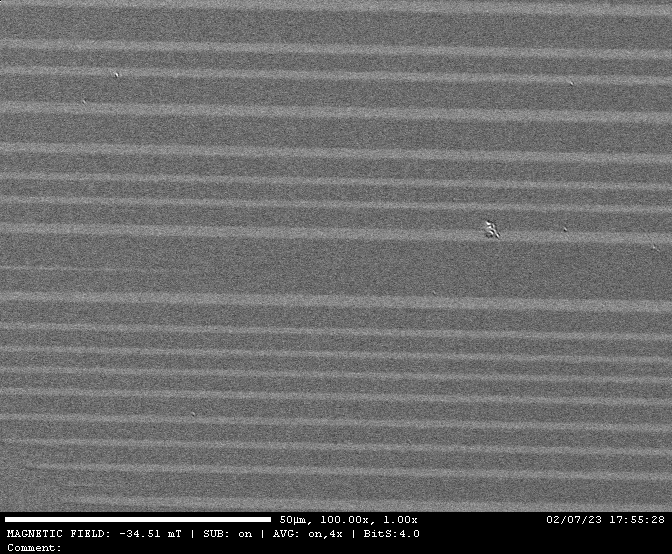
#> input picture x.png, 672 x 554 px
$ python kerr_vector_plot.py
#> lines starting #> are read from the running program, lines starting #| are printed output that depends on the picture
# -*- coding: utf-8 -*-
"""

Code to plot two images as a vector plot. Takes in two images and creates a
normalized 2d vector at each point. From this we can calculate the angle of
magnetization at this point and create a hsl colour plot.

In theory this technique is extendable to a 3D vector (i.e. transverse,
longitudinal and polar images), but this is not implemented.

Dependencies:
        skimage
        matplotlib
        numpy
        json

Defined also for the scale bars is a json file with information about
common lenses used with these microscopes. If you wish to change these,
please change this file first.

@author: Robbie G. Hunt for the Stoner group @ Leeds.

To Do:
    improve quiver functionality, try to automate point choice
    add a scale bar dependent upon the lens choice

    big job: extract arbitrary line profiles. another bit of code maybe.

"""

from skimage import io
import matplotlib.pyplot as plt
import numpy as np
from matplotlib import cm
import matplotlib as mpl
import json
from matplotlib.colors import ListedColormap, LinearSegmentedColormap
from skimage.restoration import (denoise_tv_chambolle, denoise_bilateral,
                                 denoise_wavelet, estimate_sigma)

def norm(vector):
    """ Returns the unit vector of the vector.  """
    return vector / np.linalg.norm(vector)

def VecMap(x, y, denoise=True,):
    '''
    Read in x and y data and turn into a vector map.

    Parameters
    ----------
    x : String
        filename (including .png) in direction of x-data.
    y : String
        filename (including .png) in direction of x-data.
    denoise : bool, optional
        Toggle use of wavelet denoising. The default is True.

    Returns
    -------
    vector : np.array
        Array containing 2D data at each point which represents
        the magnetization vector at that pixel.

    '''
#> called with x = 'x.png', y = 'y.png', denoise = True

    xdata = io.imread(x)
#> xdata is the input picture: shape (554, 672) uint16; min 0, max 65535, mean 27654.9
    ydata = io.imread(y)
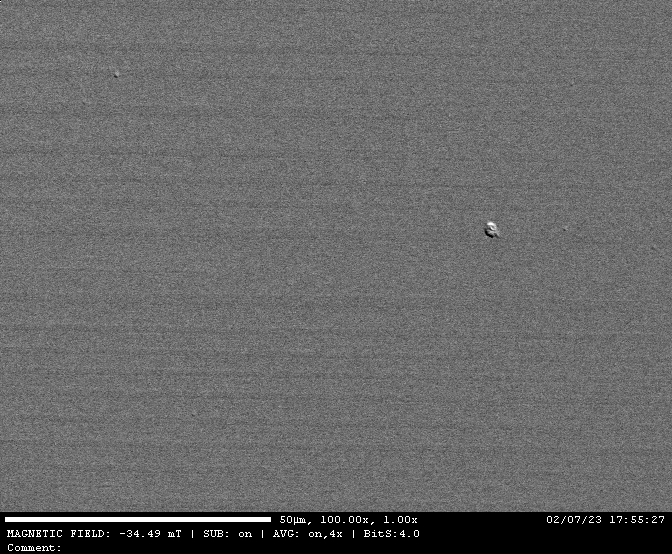
#> input picture y.png, 672 x 554 px
#> ydata is the input picture: shape (554, 672) uint16; min 0, max 65535, mean 26710.2

    # Crop out square region of data. Specify as 500 pixels, makes life easy.
    x_comp = xdata[:500, :500]
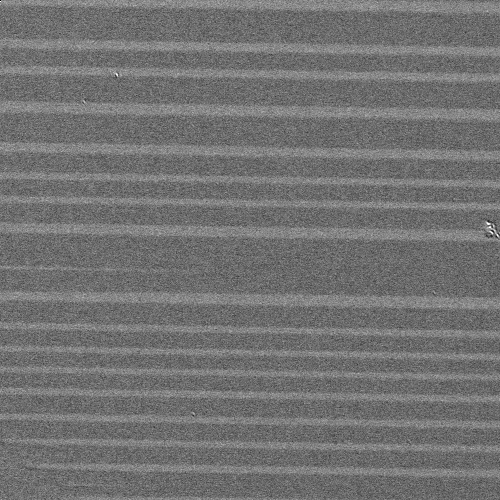
#> x_comp: shape (500, 500) uint16; min 0, max 65535, mean 29504.2; drawn with min black and max white
    y_comp = ydata[:500, :500]
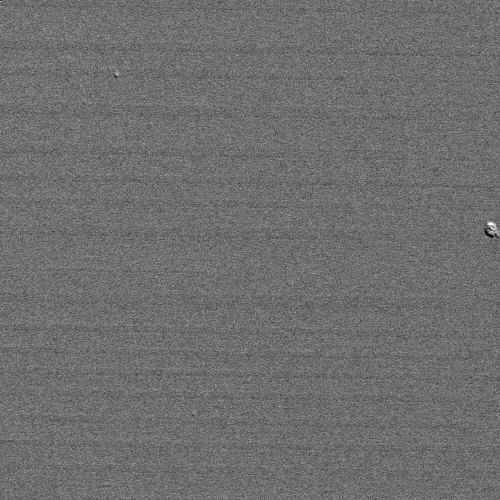
#> y_comp: shape (500, 500) uint16; min 0, max 65535, mean 28515; drawn with min black and max white

    ## Mid here is the midpoint of the data range. The denoising adjusts this
    ## So must be accounted for.

    if denoise==True:
        x_comp = denoise_wavelet(x_comp)
        y_comp = denoise_wavelet(y_comp)
        mid = 0.5
    else:
        mid = 32768
    # Create an empty vector to overwite - xpos, ypos, 2d vector
    vector = np.zeros( (500, 500, 2) )

    xindex = np.arange( np.shape(x_comp)[0] )
#> xindex = 500 values from 0 to 499
    yindex = np.arange( np.shape(x_comp)[1] )
#> yindex = 500 values from 0 to 499

    for i in xindex:
        for j in yindex:

            vec = np.array([(x_comp[i,j] - mid), (y_comp[i,j] - mid)])
    #        vec = vec - mid
            #normalise the new vector so that mx^2 + my^2 = 1
            vec = norm(vec)

            vector[i,j] = vec

    return vector

def angles(vectors):
    '''
    Parameters
    ----------
    vectors : numpy array
        3D numpy array. (x,y,2) or (x,y,3) type array where x and y are
        positions and vector information is contained as either 2d or 3d data.

    Returns
    -------
    angle : numpy array
        (x,y) array contain angular output.

    '''
    shape = np.shape(vectors)
#> shape = (500, 500, 2)
    angle = np.zeros( (shape[0], shape[1] ))

    xidx, yidx = np.arange(np.shape(angle)[0]) , np.arange(np.shape(angle)[1])
#> xidx = 500 values from 0 to 499; yidx = 500 values from 0 to 499

    for i in xidx:
        for j in yidx:
            vec = vectors[i,j,:]

            #arctan2 specifies y then x - weird function.
            theta = np.arctan2( vec[1], vec[0] )

            angle[i,j] = theta
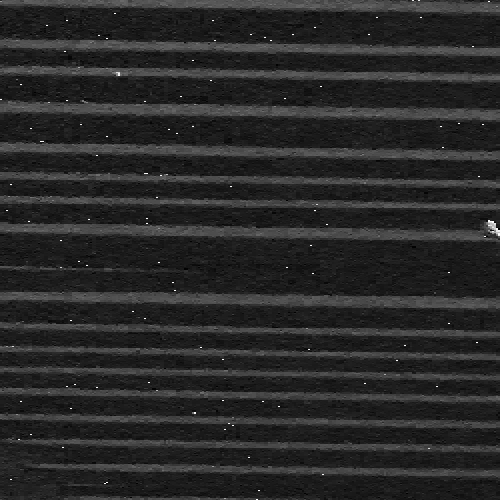
#> angle: shape (500, 500) float64; min -3.14, max 3.14, mean -2.13; drawn with min black and max white
    return angle

def vec_cmap(vector, arrow=True,
             wheel=False, sep=False, scale=True,
             brightness = 0.8,
             arrow_settings=[61, 0.006, 5.0, 4.5, 3],
             skip=15,
             lens='100',
             ):
    '''


    Parameters
    ----------
    vector : numpy array
        Vector data. (500,500,2) numpy 3D array by default.
    arrow : bool, optional
        Define if you want vector arrows. The default is True.
    wheel : bool, optional
        Include a color wheel indicating direction. The default is False.
    sep : bool, optional
        Decide if you want the wheel separate to the main plot. The default is False.
    brightness : float, optional
        Adjust brightness of vector map. The default is 0.8.
    arrow_settings : list, optional
        Settings for the quiver plot. In order, these are:
            scale
            width
            headlength
            headaxislength
            headwidth
        The default is [61, 0.006, 5.0, 4.5, 3].
    skip : int, optional
        control the amount of points to skip when plotting the quiver
    lens : string
        Lens used for imaging - include only if you display the scale bar.
        Pixels per micrometer to convert to scale bar. Default based on 100x lens.
        Defined in a json as magnification : bar_length (px), bar_size (um)
        Common px/um for different lenses are as follows:
            100x - 5.32 px/um
            60x - 3.16 px/um
            50x - 3.78 px/um
            20x - 1.5 px/um

    Returns
    -------
    f : matplotlib.figure.Figure
        Vector map output as a figure.

    '''
    ##Convert vectors into angles
    theta = angles(vector)

    ## Use hsv style as a basis
    cmap = cm.get_cmap('hsv')

    # Define a new colormap with reduced brightness
    cmap_bright = cmap(np.linspace(0, 1, 256))
    cmap_bright[:, :3] *= brightness

    # Create the new colormap
    bright_cmap = ListedColormap(cmap_bright)

    f, ax = plt.subplots(dpi=200)
    f.tight_layout()
    ax.frame_alpha=0
    ax.axis('off')
    ax.imshow(theta,
              vmin=(-np.pi),
              vmax=np.pi,
              cmap=bright_cmap,
              )

    #Plot local magnetization directions as arrows.
    if arrow==True:
        pq = ax.quiver( np.arange(500)[::skip],
                        np.arange(500)[::skip],
                        vector[::skip, ::skip, 0],
                        vector[::skip, ::skip, 1],

                        pivot='mid',
                        scale = arrow_settings[0],
                        width=arrow_settings[1],
                        headlength=arrow_settings[2],
                        headaxislength=arrow_settings[3],
                        headwidth=arrow_settings[4],
                      )

    ## This could be converted to a json dictionary lookup, I'm sure.
    if scale==True:

        try:
            ### Lookup lens information from json file. Do nothing if this is
            ### empty.
            info = json.load( open( "lens.json" ))
            bar_length, bar_size = info[lens]

            bar_x = 20
            bar_y = vector.shape[0] - 20
            ax.plot([bar_x, bar_x + bar_length], [bar_y, bar_y], color='w', linewidth=4)
            ax.text(bar_x + bar_length/2, bar_y - 15, str(bar_size) + '$\mu$m',
                    ha='center', va='bottom', color='w', fontsize=12, family='sans-serif', )

        except(KeyError):
            print("This lens is not defined.")

        except(FileNotFoundError):
            print("Lens information file missing - please create new json.")


    #Colour wheel of angle
    if wheel==True:
        if sep==False:
            ax2 = f.add_subplot(488, polar=True,)
            # Define colormap normalization for 0 to 2*pi
            norm = mpl.colors.Normalize(-np.pi, np.pi)
            n = 40000  #the number of secants for the mesh
            phi = np.linspace(-np.pi,np.pi,n)   #theta values
            radius = np.linspace(.7,1,2)        #radius values change 0.6 to 0 for full circle
            rg, tg = np.meshgrid(radius, phi)      #create a radius,phi meshgrid
            c = tg                         #define color values as theta value
            ax2.grid(False)
            im = ax2.pcolormesh(phi, radius, c.T, norm=norm, cmap=bright_cmap,)  #plot the colormesh on axis with colormap
            ax2.set_yticklabels([])                   #turn of radial tick labels (yticks)
            ax2.tick_params(pad=3,labelsize=8)      #cosmetic changes to tick labels
            ax2.spines['polar'].set_visible(False)    #turn off the axis spine.


        ## I think this works but i dont remember - check
        if sep==True:
            f2= plt.figure(dpi=200)
            ax2 = f2.add_axes([0.1,0.1,0.8,0.8], projection='polar')
            # Define colormap normalization for 0 to 2*pi
            norm = mpl.colors.Normalize(-np.pi, np.pi)
            n = 40000  #the number of secants for the mesh
            phi = np.linspace(-np.pi,np.pi,n)   #theta values
            radius = np.linspace(.7,1,2)        #radius values change 0.6 to 0 for full circle
            rg, tg = np.meshgrid(radius, phi)      #create a radius,phi meshgrid
            c = tg                         #define color values as theta value
            ax2.grid(False)
            im = ax2.pcolormesh(phi, radius, c.T, norm=norm, cmap=bright_cmap,)  #plot the colormesh on axis with colormap
            ax2.set_yticklabels([])                   #turn of radial tick labels (yticks)
            ax2.tick_params(pad=3,labelsize=8)      #cosmetic changes to tick labels
            ax2.spines['polar'].set_visible(False)    #turn off the axis spine.


    return f


# [42 lines left out: function line_prof, not called in this run]


if __name__=="__main__":
    vector = VecMap('x.png', 'y.png',)
    plot = vec_cmap(vector, lens='100',)
    plot.savefig('demo_output.png', transparent=True, dpi=200)
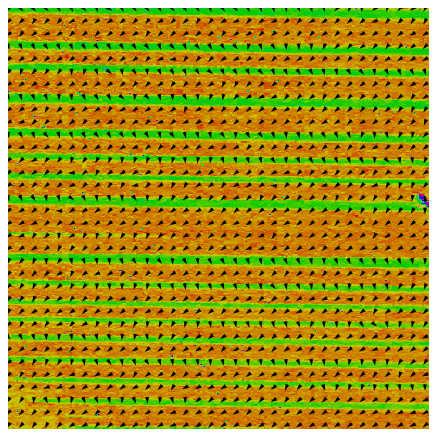
#> figure drawn by matplotlib, 1 panel
